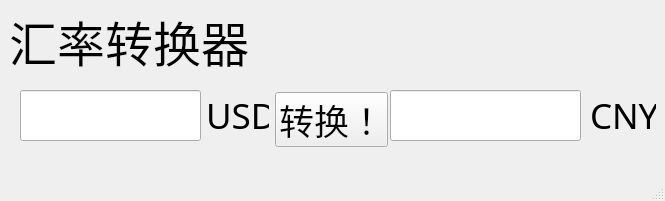
<?xml version="1.0" encoding="UTF-8"?>
<ui version="4.0">
 <class>MainWindow</class>
 <widget class="QMainWindow" name="MainWindow">
  <property name="geometry">
   <rect>
    <x>0</x>
    <y>0</y>
    <width>665</width>
    <height>201</height>
   </rect>
  </property>
  <property name="windowTitle">
   <string>Conversion</string>
  </property>
  <widget class="QWidget" name="centralwidget">
   <widget class="QLabel" name="label">
    <property name="geometry">
     <rect>
      <x>9</x>
      <y>9</y>
      <width>240</width>
      <height>65</height>
     </rect>
    </property>
    <property name="font">
     <font>
      <family>Adobe Devanagari</family>
      <pointsize>36</pointsize>
     </font>
    </property>
    <property name="text">
     <string>汇率转换器</string>
    </property>
   </widget>
   <widget class="QLabel" name="label_USD">
    <property name="geometry">
     <rect>
      <x>206</x>
      <y>92</y>
      <width>63</width>
      <height>47</height>
     </rect>
    </property>
    <property name="font">
     <font>
      <family>Adobe Devanagari</family>
      <pointsize>26</pointsize>
     </font>
    </property>
    <property name="text">
     <string>USD</string>
    </property>
   </widget>
   <widget class="QPushButton" name="pushButton">
    <property name="geometry">
     <rect>
      <x>275</x>
      <y>92</y>
      <width>113</width>
      <height>55</height>
     </rect>
    </property>
    <property name="font">
     <font>
      <family>Adobe Devanagari</family>
      <pointsize>26</pointsize>
     </font>
    </property>
    <property name="text">
     <string>转换！</string>
    </property>
   </widget>
   <widget class="QLabel" name="label_CNY">
    <property name="geometry">
     <rect>
      <x>590</x>
      <y>92</y>
      <width>66</width>
      <height>47</height>
     </rect>
    </property>
    <property name="font">
     <font>
      <family>Adobe Devanagari</family>
      <pointsize>26</pointsize>
     </font>
    </property>
    <property name="text">
     <string>CNY</string>
    </property>
   </widget>
   <widget class="QLineEdit" name="lineEdit_USD">
    <property name="geometry">
     <rect>
      <x>20</x>
      <y>90</y>
      <width>181</width>
      <height>51</height>
     </rect>
    </property>
    <property name="font">
     <font>
      <family>Adobe Devanagari</family>
      <pointsize>26</pointsize>
     </font>
    </property>
   </widget>
   <widget class="QLineEdit" name="lineEdit_CNY">
    <property name="geometry">
     <rect>
      <x>390</x>
      <y>90</y>
      <width>191</width>
      <height>51</height>
     </rect>
    </property>
    <property name="font">
     <font>
      <family>Adobe Devanagari</family>
      <pointsize>26</pointsize>
     </font>
    </property>
   </widget>
  </widget>
  <widget class="QMenuBar" name="menubar">
   <property name="geometry">
    <rect>
     <x>0</x>
     <y>0</y>
     <width>665</width>
     <height>23</height>
    </rect>
   </property>
  </widget>
  <widget class="QStatusBar" name="statusbar"/>
 </widget>
 <resources/>
 <connections/>
</ui>
